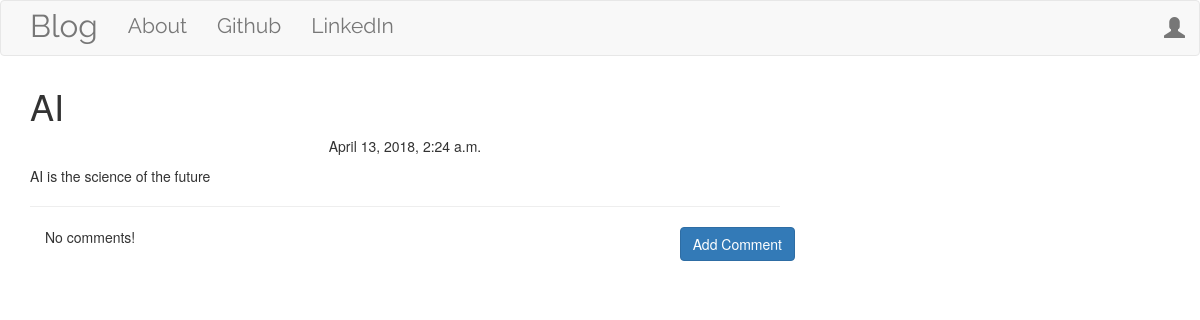
/post/5/, run on the app's committed database.
### blog/models.py (models this page shows, shortened)
class Post(models.Model):
    author = models.ForeignKey('auth.User')
    title = models.CharField(max_length=200)
    text = models.TextField()
    create_date = models.DateTimeField(default=timezone.now())
    published_date = models.DateTimeField(blank=True, null=True)

### blog/views.py (the view)
# urls.py: url(r'^post/(?P<pk>\d+)/$', views.PostDetailView.as_view(), name='post_detail'),
class PostDetailView(DetailView):
    model = Post

### blog/templates/blog/post_detail.html (shortened to what this page needs)
{% extends 'blog/base.html' %}
{% block content %}
<h1 class="posttile loader">{{ post.title }}</h1>
{% if post.published_date %}
    <div class="date postdate">
        {{ post.published_date }}
    </div>
{% else %}
    <a href="{% url 'post_publish' pk=post.pk %}" class="btn btn-default">Publish</a>
{% endif %}
<p class="postcontent">{{ post.text|safe|linebreaksbr }}</p>
<hr>
<a href="{% url 'add_comment_to_post' pk=post.pk %}" class="btn btn-primary btn-comment">Add Comment</a>
<div class="container">
    {% for comment in post.comments.all %}
    <br>
        {% if user.is_authenticated or comment.approved_comment %}
            {{ comment.created_date }}
            {% if not comment.approved_comment %}
                <a href="{% url 'comment_remove' pk=comment.pk %}"
                   class="btn btn-default"><span class="glyhicon glyphicon-remove"></span></a>
                <a href="{% url 'comment_approve' pk=comment.pk %}"
                   class="btn btn-primary"><span class="glyhicon glyphicon-ok"></span></a>
            {% endif %}
            <p>{{ comment.text|safe|linebreaks }}</p>
            <p>Posted by: {{ comment.author }}</p>
        {% endif %}
        {% empty %}
        <p>No comments!</p>
    {% endfor %}
</div>
{% endblock %}

### blog/static/css/blog.css (style rules this page uses)
.postdate { text-align: center; }
.postcontent { font-family: 'Montserrat', font-size: 1.5em; }
.btn-comment { position: absolute; right: 0px; }
.loader { filter:hue-rotate(0deg); color:linear-gradient(45deg,#0f8,#08f); animation:hue 10000ms infinite linear; }

### data on the page
Post: title "AI", published_date "April 13, 2018, 2:24 a.m.", text "AI is the science of the future"
